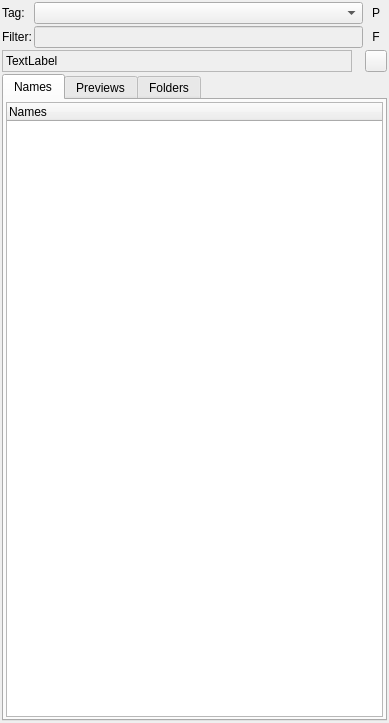
<ui version="4.0" >
 <class>ListDock</class>
 <widget class="QWidget" name="ListDock" >
  <property name="geometry" >
   <rect>
    <x>0</x>
    <y>0</y>
    <width>389</width>
    <height>723</height>
   </rect>
  </property>
  <property name="sizePolicy" >
   <sizepolicy vsizetype="Expanding" hsizetype="Expanding" >
    <horstretch>0</horstretch>
    <verstretch>0</verstretch>
   </sizepolicy>
  </property>
  <property name="acceptDrops" >
   <bool>true</bool>
  </property>
  <property name="windowTitle" >
   <string>Form</string>
  </property>
  <layout class="QVBoxLayout" name="verticalLayout_2" >
   <property name="spacing" >
    <number>2</number>
   </property>
   <property name="margin" >
    <number>2</number>
   </property>
   <item>
    <layout class="QVBoxLayout" name="verticalLayout" >
     <property name="spacing" >
      <number>2</number>
     </property>
     <item>
      <layout class="QGridLayout" name="gridLayout" >
       <property name="spacing" >
        <number>2</number>
       </property>
       <item row="0" column="0" >
        <widget class="QLabel" name="Tags" >
         <property name="sizePolicy" >
          <sizepolicy vsizetype="Preferred" hsizetype="Expanding" >
           <horstretch>0</horstretch>
           <verstretch>0</verstretch>
          </sizepolicy>
         </property>
         <property name="text" >
          <string>Tag:</string>
         </property>
         <property name="buddy" >
          <cstring>tagsCombo</cstring>
         </property>
        </widget>
       </item>
       <item row="0" column="1" >
        <widget class="QComboBox" name="tagsCombo" >
         <property name="sizePolicy" >
          <sizepolicy vsizetype="Fixed" hsizetype="Expanding" >
           <horstretch>3</horstretch>
           <verstretch>0</verstretch>
          </sizepolicy>
         </property>
         <property name="contextMenuPolicy" >
          <enum>Qt::DefaultContextMenu</enum>
         </property>
         <property name="toolTip" >
          <string>Filter view by chosing tag</string>
         </property>
         <property name="sizeAdjustPolicy" >
          <enum>QComboBox::AdjustToContentsOnFirstShow</enum>
         </property>
        </widget>
       </item>
       <item row="0" column="2" >
        <widget class="QToolButton" name="panoseButton" >
         <property name="sizePolicy" >
          <sizepolicy vsizetype="Fixed" hsizetype="Fixed" >
           <horstretch>0</horstretch>
           <verstretch>0</verstretch>
          </sizepolicy>
         </property>
         <property name="toolTip" >
          <string>Switch to panose filtering</string>
         </property>
         <property name="text" >
          <string>P</string>
         </property>
         <property name="checkable" >
          <bool>true</bool>
         </property>
         <property name="autoRaise" >
          <bool>true</bool>
         </property>
        </widget>
       </item>
       <item row="1" column="0" >
        <widget class="QLabel" name="label" >
         <property name="sizePolicy" >
          <sizepolicy vsizetype="Preferred" hsizetype="Expanding" >
           <horstretch>0</horstretch>
           <verstretch>0</verstretch>
          </sizepolicy>
         </property>
         <property name="text" >
          <string>Filter:</string>
         </property>
         <property name="buddy" >
          <cstring>searchString</cstring>
         </property>
        </widget>
       </item>
       <item row="1" column="1" >
        <widget class="QLineEdit" name="searchString" >
         <property name="enabled" >
          <bool>false</bool>
         </property>
         <property name="sizePolicy" >
          <sizepolicy vsizetype="Fixed" hsizetype="Expanding" >
           <horstretch>2</horstretch>
           <verstretch>0</verstretch>
          </sizepolicy>
         </property>
        </widget>
       </item>
       <item row="1" column="2" >
        <widget class="QToolButton" name="fieldButton" >
         <property name="sizePolicy" >
          <sizepolicy vsizetype="Fixed" hsizetype="Fixed" >
           <horstretch>0</horstretch>
           <verstretch>0</verstretch>
          </sizepolicy>
         </property>
         <property name="toolTip" >
          <string>Field selection</string>
         </property>
         <property name="text" >
          <string>F</string>
         </property>
         <property name="popupMode" >
          <enum>QToolButton::InstantPopup</enum>
         </property>
         <property name="toolButtonStyle" >
          <enum>Qt::ToolButtonTextOnly</enum>
         </property>
         <property name="autoRaise" >
          <bool>true</bool>
         </property>
         <property name="arrowType" >
          <enum>Qt::NoArrow</enum>
         </property>
        </widget>
       </item>
      </layout>
     </item>
     <item>
      <layout class="QHBoxLayout" name="horizontalLayout" >
       <property name="spacing" >
        <number>13</number>
       </property>
       <property name="bottomMargin" >
        <number>0</number>
       </property>
       <item>
        <widget class="QLabel" name="filtersCrumb" >
         <property name="sizePolicy" >
          <sizepolicy vsizetype="Preferred" hsizetype="Expanding" >
           <horstretch>0</horstretch>
           <verstretch>0</verstretch>
          </sizepolicy>
         </property>
         <property name="frameShape" >
          <enum>QFrame::StyledPanel</enum>
         </property>
         <property name="frameShadow" >
          <enum>QFrame::Plain</enum>
         </property>
         <property name="text" >
          <string>TextLabel</string>
         </property>
         <property name="buddy" >
          <cstring>viewAllButton</cstring>
         </property>
        </widget>
       </item>
       <item>
        <widget class="QPushButton" name="viewAllButton" >
         <property name="sizePolicy" >
          <sizepolicy vsizetype="Fixed" hsizetype="Fixed" >
           <horstretch>0</horstretch>
           <verstretch>0</verstretch>
          </sizepolicy>
         </property>
         <property name="maximumSize" >
          <size>
           <width>22</width>
           <height>22</height>
          </size>
         </property>
         <property name="statusTip" >
          <string>Show complete collection of available fonts</string>
         </property>
         <property name="text" >
          <string/>
         </property>
         <property name="icon" >
          <iconset resource="application.qrc" >
           <normaloff>:/icon_empty.png</normaloff>:/icon_empty.png</iconset>
         </property>
         <property name="iconSize" >
          <size>
           <width>16</width>
           <height>16</height>
          </size>
         </property>
        </widget>
       </item>
      </layout>
     </item>
    </layout>
   </item>
   <item>
    <widget class="QTabWidget" name="tabWidget" >
     <property name="contextMenuPolicy" >
      <enum>Qt::NoContextMenu</enum>
     </property>
     <property name="toolTip" >
      <string/>
     </property>
     <property name="autoFillBackground" >
      <bool>true</bool>
     </property>
     <property name="currentIndex" >
      <number>0</number>
     </property>
     <widget class="QWidget" name="tab" >
      <property name="geometry" >
       <rect>
        <x>0</x>
        <y>0</y>
        <width>379</width>
        <height>599</height>
       </rect>
      </property>
      <attribute name="title" >
       <string>Names</string>
      </attribute>
      <layout class="QGridLayout" name="gLt" >
       <property name="margin" >
        <number>2</number>
       </property>
       <item row="0" column="0" >
        <widget class="FMNameList" name="fontTree" >
         <property name="sizePolicy" >
          <sizepolicy vsizetype="Expanding" hsizetype="Expanding" >
           <horstretch>0</horstretch>
           <verstretch>3</verstretch>
          </sizepolicy>
         </property>
         <property name="font" >
          <font>
           <pointsize>9</pointsize>
          </font>
         </property>
         <property name="cursor" stdset="0" >
          <cursorShape>ArrowCursor</cursorShape>
         </property>
         <property name="focusPolicy" >
          <enum>Qt::StrongFocus</enum>
         </property>
         <property name="acceptDrops" >
          <bool>true</bool>
         </property>
         <property name="autoFillBackground" >
          <bool>false</bool>
         </property>
         <property name="frameShape" >
          <enum>QFrame::StyledPanel</enum>
         </property>
         <property name="frameShadow" >
          <enum>QFrame::Sunken</enum>
         </property>
         <property name="lineWidth" >
          <number>1</number>
         </property>
         <property name="dragDropMode" >
          <enum>QAbstractItemView::DropOnly</enum>
         </property>
         <property name="alternatingRowColors" >
          <bool>true</bool>
         </property>
         <property name="selectionMode" >
          <enum>QAbstractItemView::NoSelection</enum>
         </property>
         <property name="textElideMode" >
          <enum>Qt::ElideRight</enum>
         </property>
         <property name="autoExpandDelay" >
          <number>1</number>
         </property>
         <property name="columnCount" >
          <number>1</number>
         </property>
         <column>
          <property name="text" >
           <string>Names</string>
          </property>
         </column>
        </widget>
       </item>
      </layout>
     </widget>
     <widget class="QWidget" name="tab_2" >
      <property name="geometry" >
       <rect>
        <x>0</x>
        <y>0</y>
        <width>379</width>
        <height>599</height>
       </rect>
      </property>
      <attribute name="title" >
       <string>Previews</string>
      </attribute>
      <layout class="QGridLayout" name="gLt_2" >
       <property name="margin" >
        <number>2</number>
       </property>
       <item row="0" column="0" >
        <widget class="FMPreviewList" name="previewList" >
         <property name="sizePolicy" >
          <sizepolicy vsizetype="Expanding" hsizetype="Expanding" >
           <horstretch>0</horstretch>
           <verstretch>1</verstretch>
          </sizepolicy>
         </property>
         <property name="acceptDrops" >
          <bool>true</bool>
         </property>
        </widget>
       </item>
      </layout>
     </widget>
     <widget class="QWidget" name="tab_3" >
      <property name="geometry" >
       <rect>
        <x>0</x>
        <y>0</y>
        <width>379</width>
        <height>599</height>
       </rect>
      </property>
      <attribute name="title" >
       <string>Folders</string>
      </attribute>
      <layout class="QGridLayout" name="gLt_4" >
       <property name="margin" >
        <number>2</number>
       </property>
       <property name="horizontalSpacing" >
        <number>-1</number>
       </property>
       <item row="0" column="0" >
        <widget class="QTreeView" name="folderView" />
       </item>
      </layout>
     </widget>
    </widget>
   </item>
  </layout>
 </widget>
 <customwidgets>
  <customwidget>
   <class>FMPreviewList</class>
   <extends>QGraphicsView</extends>
   <header>fmpreviewlist.h</header>
  </customwidget>
  <customwidget>
   <class>FMNameList</class>
   <extends>QTreeWidget</extends>
   <header>fmnamelist.h</header>
  </customwidget>
 </customwidgets>
 <resources>
  <include location="application.qrc" />
 </resources>
 <connections/>
</ui>
